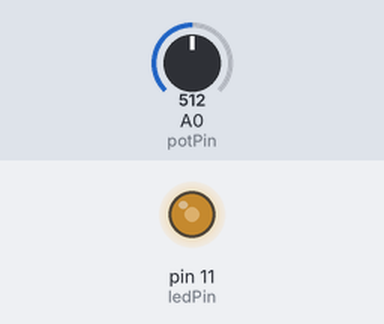
Recording of a sketch running on a simulated Arduino Uno, built with avr-gcc and run on an emulated ATmega328P. On the bench: output pins drawn as LEDs (lit = HIGH). The test bench sets the inputs (shaded band); at power-on: A0 (potPin) = 512.

Above: at 1.2 s.
1.3 s: A0 (potPin) set to 716
At 2.4 s:
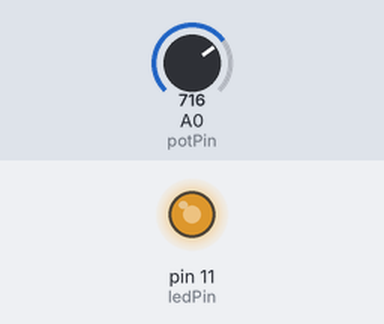
2.8 s: A0 (potPin) set to 900
At 3.7 s:
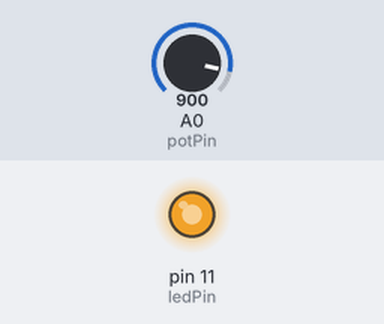
4.3 s: A0 (potPin) set to 122
At 4.9 s:
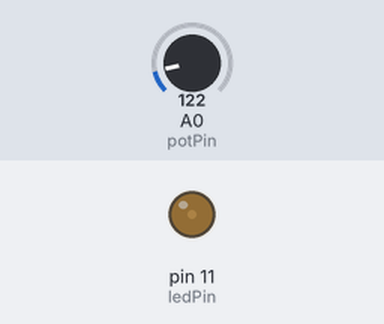
5.8 s: A0 (potPin) set to 0
At 6.2 s:
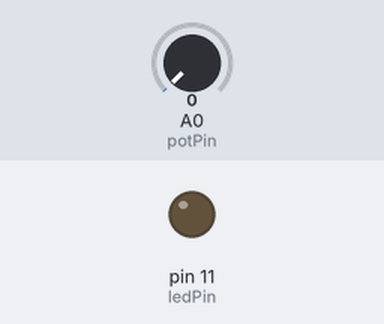
7.3 s: A0 (potPin) set to 511
At 8.6 s:
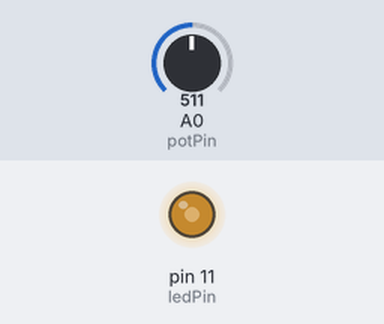
Timing chart, 0 to 9.8 s (numbered marks = the images above; inputs shaded):
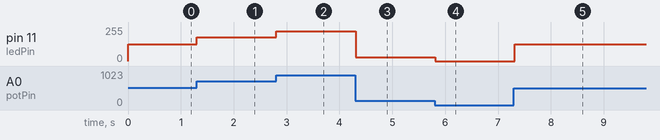

The sketch:

ch10_4.ino
```cpp
int potPin = 0;
int ledPin = 11;
int potValue = 0;
int brightness = 0;

void setup() {
  pinMode(ledPin, OUTPUT);
}

void loop() {
  potValue = analogRead(potPin);
  brightness = map(potValue, 0, 1023, 0, 255);
  analogWrite(ledPin, brightness);
  delay(100);
}
```

Measured:
- after the input at 1.3 s, pin 11 (ledPin): 127/255 → 178/255 at once
- after the input at 2.8 s, pin 11 (ledPin): 178/255 → 224/255 at once
- after the input at 4.3 s, pin 11 (ledPin): 224/255 → 30/255 at once
- after the input at 5.8 s, pin 11 (ledPin): 30/255 → 0/255 at once
- after the input at 7.3 s, pin 11 (ledPin): 0/255 → 127/255 at once
